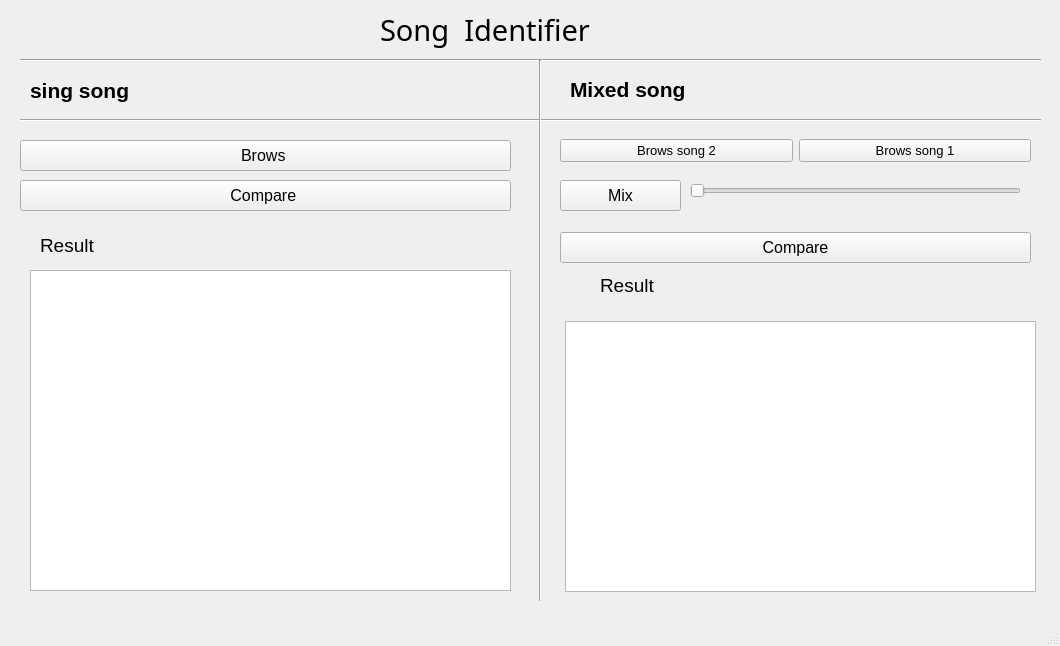
<?xml version="1.0" encoding="UTF-8"?>
<ui version="4.0">
 <class>MainWindow</class>
 <widget class="QMainWindow" name="MainWindow">
  <property name="geometry">
   <rect>
    <x>0</x>
    <y>0</y>
    <width>1060</width>
    <height>646</height>
   </rect>
  </property>
  <property name="windowTitle">
   <string>MainWindow</string>
  </property>
  <widget class="QWidget" name="centralwidget">
   <widget class="Line" name="line">
    <property name="geometry">
     <rect>
      <x>20</x>
      <y>50</y>
      <width>1021</width>
      <height>20</height>
     </rect>
    </property>
    <property name="orientation">
     <enum>Qt::Horizontal</enum>
    </property>
   </widget>
   <widget class="Line" name="line_2">
    <property name="geometry">
     <rect>
      <x>20</x>
      <y>110</y>
      <width>1021</width>
      <height>20</height>
     </rect>
    </property>
    <property name="orientation">
     <enum>Qt::Horizontal</enum>
    </property>
   </widget>
   <widget class="Line" name="line_3">
    <property name="geometry">
     <rect>
      <x>530</x>
      <y>60</y>
      <width>20</width>
      <height>541</height>
     </rect>
    </property>
    <property name="orientation">
     <enum>Qt::Vertical</enum>
    </property>
   </widget>
   <widget class="QLabel" name="song_Identifier">
    <property name="geometry">
     <rect>
      <x>380</x>
      <y>9</y>
      <width>361</width>
      <height>41</height>
     </rect>
    </property>
    <property name="font">
     <font>
      <family>Pristina</family>
      <pointsize>22</pointsize>
      <weight>50</weight>
      <bold>false</bold>
     </font>
    </property>
    <property name="text">
     <string>Song  Identifier </string>
    </property>
   </widget>
   <widget class="QLabel" name="v">
    <property name="geometry">
     <rect>
      <x>30</x>
      <y>70</y>
      <width>311</width>
      <height>41</height>
     </rect>
    </property>
    <property name="font">
     <font>
      <pointsize>16</pointsize>
      <weight>75</weight>
      <bold>true</bold>
     </font>
    </property>
    <property name="text">
     <string>sing song </string>
    </property>
   </widget>
   <widget class="QLabel" name="label_3">
    <property name="geometry">
     <rect>
      <x>570</x>
      <y>69</y>
      <width>201</width>
      <height>41</height>
     </rect>
    </property>
    <property name="font">
     <font>
      <pointsize>16</pointsize>
      <weight>75</weight>
      <bold>true</bold>
     </font>
    </property>
    <property name="text">
     <string>Mixed song </string>
    </property>
   </widget>
   <widget class="QLabel" name="label_4">
    <property name="geometry">
     <rect>
      <x>40</x>
      <y>230</y>
      <width>111</width>
      <height>31</height>
     </rect>
    </property>
    <property name="font">
     <font>
      <pointsize>14</pointsize>
      <weight>50</weight>
      <bold>false</bold>
     </font>
    </property>
    <property name="text">
     <string>Result </string>
    </property>
   </widget>
   <widget class="QLabel" name="label_5">
    <property name="geometry">
     <rect>
      <x>600</x>
      <y>270</y>
      <width>101</width>
      <height>31</height>
     </rect>
    </property>
    <property name="font">
     <font>
      <pointsize>14</pointsize>
     </font>
    </property>
    <property name="text">
     <string>Result </string>
    </property>
   </widget>
   <widget class="QPushButton" name="browseSong_Button">
    <property name="geometry">
     <rect>
      <x>20</x>
      <y>140</y>
      <width>491</width>
      <height>31</height>
     </rect>
    </property>
    <property name="font">
     <font>
      <pointsize>12</pointsize>
     </font>
    </property>
    <property name="text">
     <string>Brows </string>
    </property>
   </widget>
   <widget class="QPushButton" name="compareSongs_Button">
    <property name="geometry">
     <rect>
      <x>20</x>
      <y>180</y>
      <width>491</width>
      <height>31</height>
     </rect>
    </property>
    <property name="font">
     <font>
      <pointsize>12</pointsize>
     </font>
    </property>
    <property name="text">
     <string>Compare </string>
    </property>
   </widget>
   <widget class="QPushButton" name="mix_Button">
    <property name="geometry">
     <rect>
      <x>560</x>
      <y>180</y>
      <width>121</width>
      <height>31</height>
     </rect>
    </property>
    <property name="font">
     <font>
      <pointsize>12</pointsize>
     </font>
    </property>
    <property name="text">
     <string>Mix</string>
    </property>
   </widget>
   <widget class="QPushButton" name="compareSongs_Button_2">
    <property name="geometry">
     <rect>
      <x>560</x>
      <y>232</y>
      <width>471</width>
      <height>31</height>
     </rect>
    </property>
    <property name="font">
     <font>
      <pointsize>12</pointsize>
     </font>
    </property>
    <property name="text">
     <string>Compare</string>
    </property>
   </widget>
   <widget class="QTextBrowser" name="resultsTextBrowser">
    <property name="geometry">
     <rect>
      <x>30</x>
      <y>270</y>
      <width>481</width>
      <height>321</height>
     </rect>
    </property>
   </widget>
   <widget class="QTextBrowser" name="resultsTextBrowser_3">
    <property name="geometry">
     <rect>
      <x>565</x>
      <y>321</y>
      <width>471</width>
      <height>271</height>
     </rect>
    </property>
   </widget>
   <widget class="QSlider" name="percentageOfFirstSong_Slider">
    <property name="geometry">
     <rect>
      <x>690</x>
      <y>180</y>
      <width>331</width>
      <height>22</height>
     </rect>
    </property>
    <property name="orientation">
     <enum>Qt::Horizontal</enum>
    </property>
   </widget>
   <widget class="QWidget" name="">
    <property name="geometry">
     <rect>
      <x>560</x>
      <y>130</y>
      <width>471</width>
      <height>41</height>
     </rect>
    </property>
    <layout class="QHBoxLayout" name="horizontalLayout">
     <item>
      <widget class="QPushButton" name="secondSong_Button">
       <property name="font">
        <font>
         <pointsize>10</pointsize>
        </font>
       </property>
       <property name="text">
        <string>Brows song 2</string>
       </property>
      </widget>
     </item>
     <item>
      <widget class="QPushButton" name="firstSong_Button">
       <property name="font">
        <font>
         <pointsize>10</pointsize>
        </font>
       </property>
       <property name="text">
        <string>Brows song 1</string>
       </property>
      </widget>
     </item>
    </layout>
   </widget>
  </widget>
  <widget class="QMenuBar" name="menubar">
   <property name="geometry">
    <rect>
     <x>0</x>
     <y>0</y>
     <width>1060</width>
     <height>21</height>
    </rect>
   </property>
  </widget>
  <widget class="QStatusBar" name="statusbar"/>
 </widget>
 <resources/>
 <connections/>
</ui>
